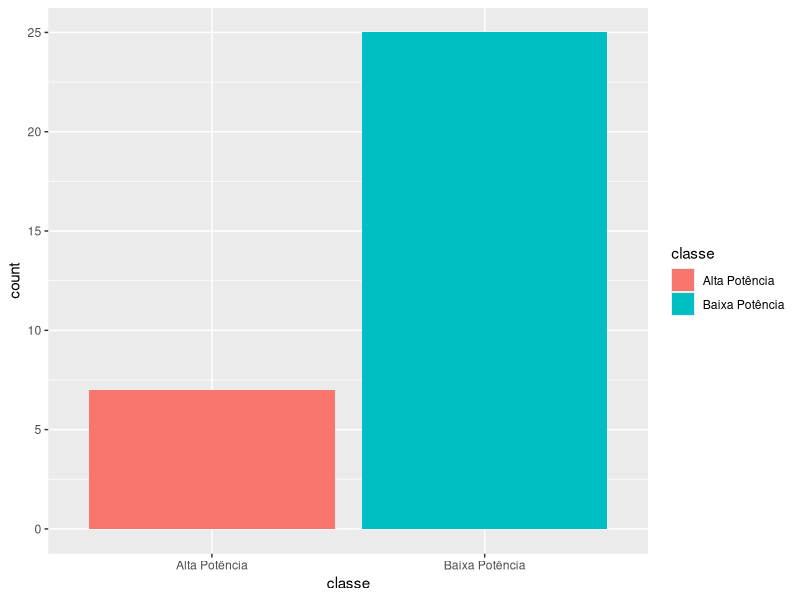
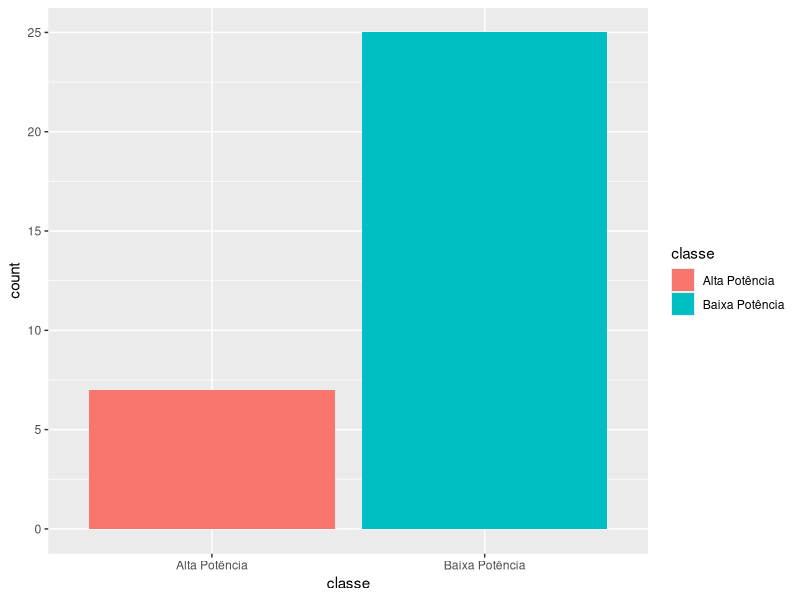
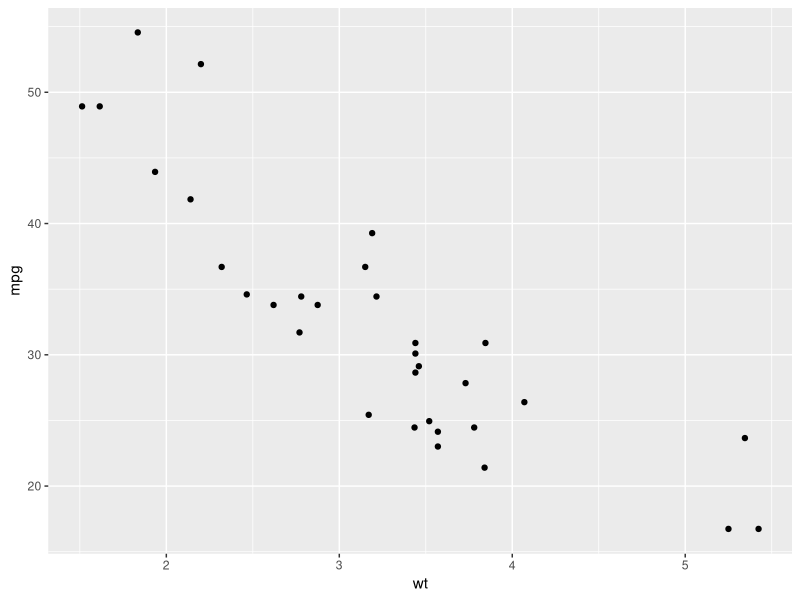
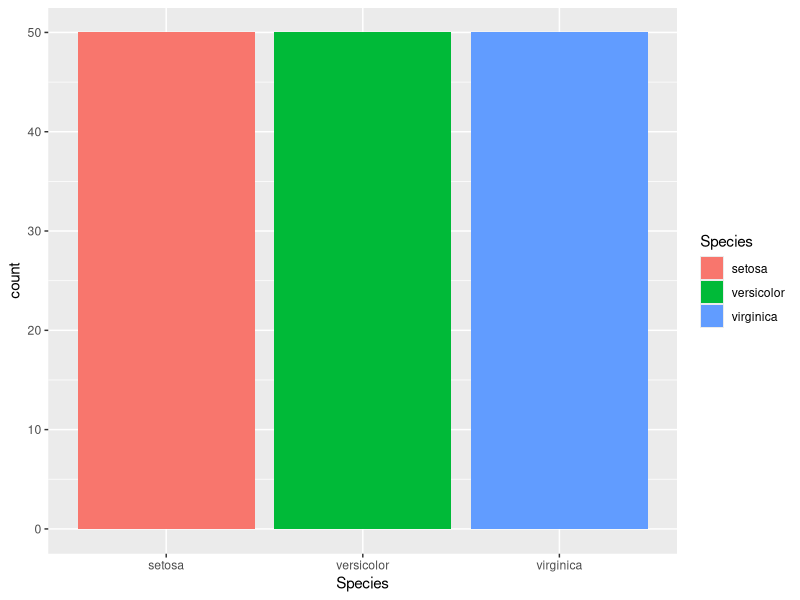
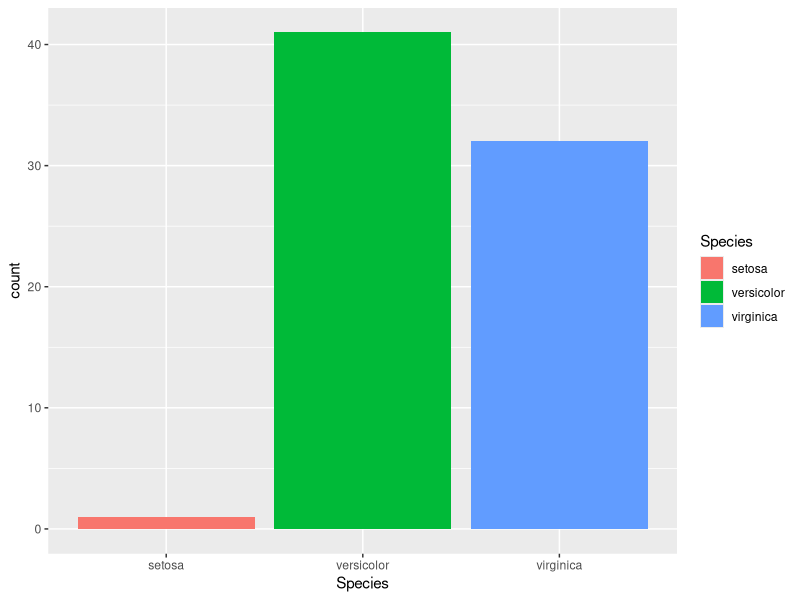
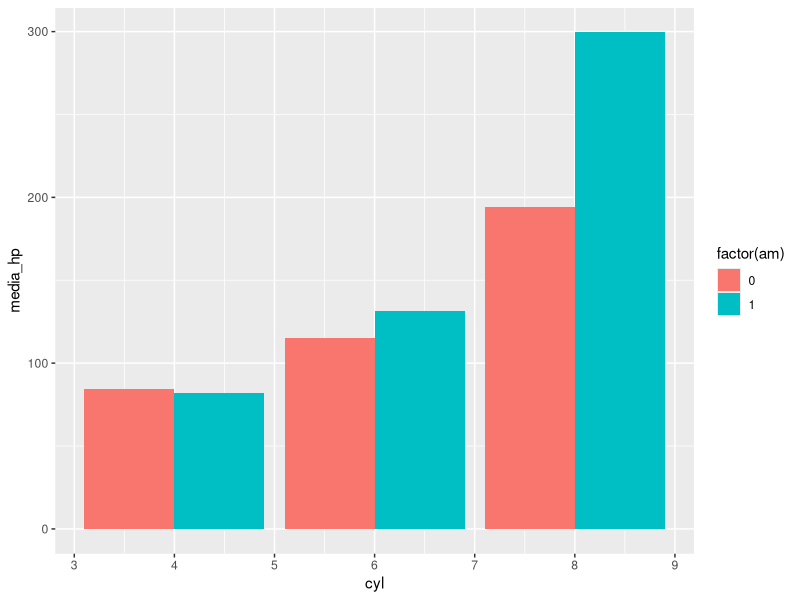
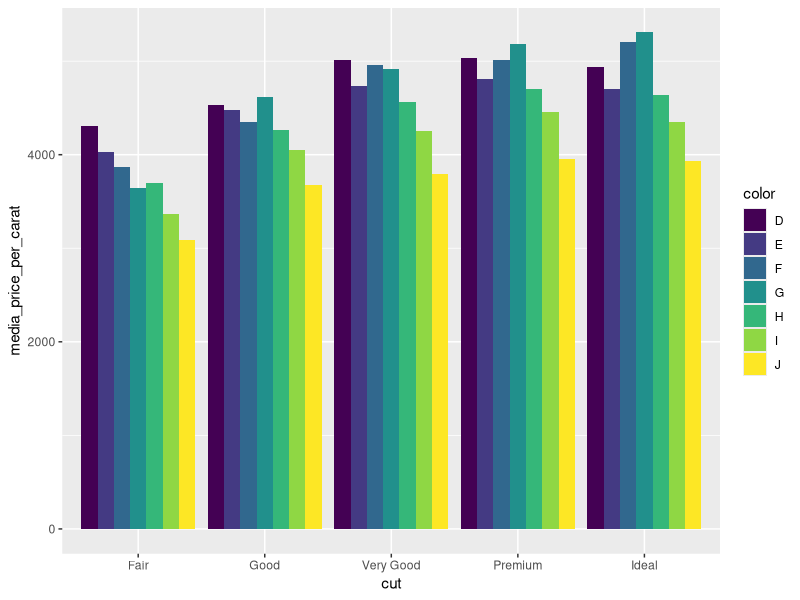
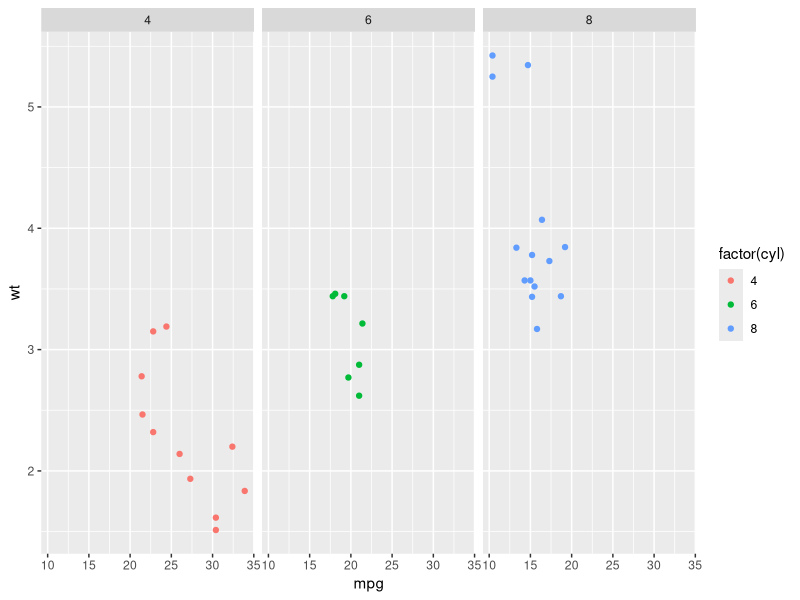

Write R code to recreate these figures, in order.
## ---- chunk 1
if(!require(utf8)) install.packages("utf8") 

library(utf8)
Sys.setlocale("LC_ALL", "pt_br.utf-8") 
## ---- chunk 2
if(!require(tidyverse)) install.packages("tidyverse")
library("tidyverse")
## ---- chunk 3
f = function(x, y){
  return(x+y)
}
## ---- chunk 4
x = 1
y = 2
## ---- chunk 5
f(1,2)
## ---- chunk 6
x %>% f(y)
## ---- chunk 7
x = c(1, 2, 3, 4)
sqrt(sum(x))
## ---- chunk 8
x %>% sum() %>% sqrt()
## ---- chunk 9
data = mtcars
## ---- chunk 10
mtcars_selecionadas = select(data, mpg, cyl, gear)
head(mtcars_selecionadas)
## ---- chunk 11
mtcars_selecionadas2 = select(data, mpg:hp)
head(mtcars_selecionadas2)
## ---- chunk 12
head(data)
## ---- chunk 13
data = arrange(mtcars, desc(mpg))
head(data)
## ---- chunk 14
data = mtcars %>% arrange(desc(mpg))
head(data)
## ---- chunk 15
data = mtcars %>% arrange(cyl, desc(disp))
head(data)
## ---- chunk 16
data = diamonds
head(data)
## ---- chunk 17
data = diamonds %>%
  mutate(JustOne = 1,
         Values = "something", 
         Simple = TRUE)
head(data)
## ---- chunk 18
data %>% mutate(JustOne = 2)
## ---- chunk 19
data = mutate(mtcars, classe = ifelse(hp >= 200, "Alta Potência", "Baixa Potência"))

ggplot(data, aes(x = classe, fill = classe)) +
  geom_bar()
## ---- chunk 20
graf = mtcars %>% 
  mutate(classe = ifelse(hp >= 200, "Alta Potência", "Baixa Potência")) %>% 
  ggplot(aes(x = classe, fill = classe)) +
  geom_bar()

graf
## ---- chunk 21
mtcars %>% 
  mutate(mpg = mpg * 1.60934) %>% 
  ggplot(aes(x = wt, y = mpg)) +
  geom_point()
## ---- chunk 22
carros_filtrados = mtcars %>% filter(cyl > 6 & hp > 200)

head(carros_filtrados)
## ---- chunk 23
data = iris
## ---- chunk 24
iris %>% 
  ggplot(aes(x = Species, fill = Species)) +
  geom_bar()
## ---- chunk 25
iris %>% 
  filter(Sepal.Length >= 5 & Sepal.Width <= 3) %>% 
  ggplot(aes(x = Species, fill = Species)) +
  geom_bar()
## ---- chunk 26
mtcars %>% 
  group_by(cyl, am) %>% 
  summarise(media_hp = mean(hp), 
            media_mpg = mean(mpg), 
            qtd_carros = n())
## ---- chunk 27
mtcars %>% 
  group_by(cyl, am) %>% 
  summarise(media_hp = mean(hp)) %>% 
  ggplot(aes(x = cyl, y = media_hp, fill = factor(am))) +
  geom_bar(position = "dodge", stat = "identity")
## ---- chunk 28
diamonds %>% 
  mutate(price_per_carat = price/carat) %>% 
  group_by(cut, color) %>% 
  filter(carat >= 0.5 & carat <= 2) %>% 
  summarise(media_price_per_carat = mean(price_per_carat)) %>% 
  ggplot(aes(x = cut, y = media_price_per_carat, fill = color)) +
    geom_bar(stat = "identity", position = "dodge")
## ---- chunk 29
mtcars %>% 
  ggplot(aes(x = mpg, y = wt, color = factor(cyl))) +
    geom_point() +
    facet_wrap(~cyl)
## ---- chunk 30
mtcars %>% 
  mutate(am = factor(am, labels = c("Manual", "Automàtico"))) %>% 
  ggplot(aes(x = factor(cyl), fill = factor(cyl))) +
    geom_bar(position = "dodge") +
    facet_grid(am ~ gear)
